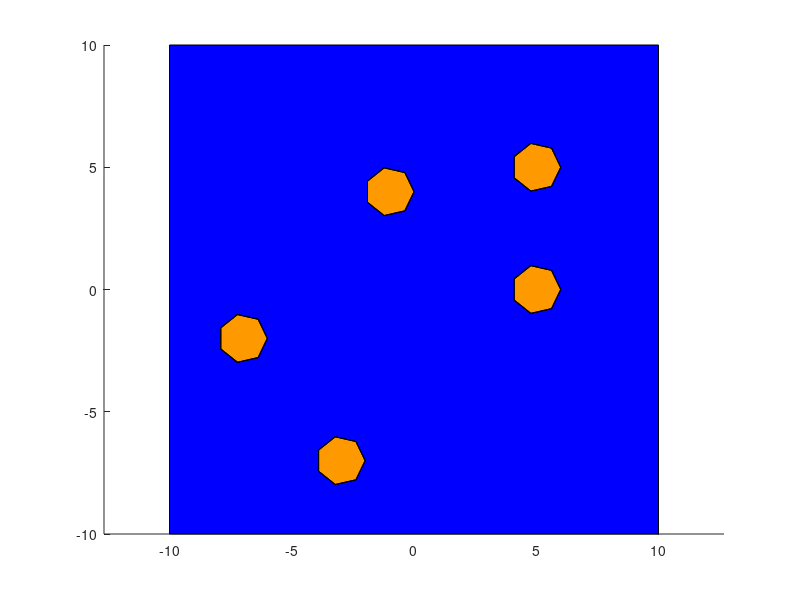

The MATLAB script that drew this image:
% testing to see if I can get some 3-D graphics working
close all

n = 8;
t = linspace(0,2*pi,n)';

octocenters = [-7 -2; 5 5; -1 4; 5 0; -3 -7];
ocs = octocenters;
[num_octos, ~] = size(octocenters);

% 16 for 2 octogons worth of vertices, 3 for 3-D space
all_vertices = zeros(16,3,num_octos);
for j = 1:num_octos
    verticesbottom = cat(2,cos(t)+ocs(j,1),sin(t)+ocs(j,2),zeros(n,1));
    verticestop = cat(2,cos(t)+ocs(j,1),sin(t)+ocs(j,2),ones(n,1));
    all_vertices(:,:,j) = cat(1,verticesbottom,verticestop);
end

top_bottom_faces = [1 2 3 4 5 6 7 8; 9 10 11 12 13 14 15 16];
% we have to repeat redundant coordinates to make faces a matrix
side_faces = ...
    [1 2 10 9 1 1 1 1;
     2 3 11 10 2 2 2 2;
     3 4 12 11 3 3 3 3;
     4 5 13 12 4 4 4 4;
     5 6 14 13 5 5 5 5;
     6 7 15 14 6 6 6 6;
     7 8 16 15 7 7 7 7;
     8 1 9 16 8 8 8 8];
faces = cat(1,top_bottom_faces,side_faces);
[num_faces, ~] = size(faces);

hold on
axis equal

% draw the ground
patch('Vertices',[10 10 0; 10 -10 0; -10 -10 0; -10 10 0], ...
    'Faces',[1 2 3 4],'FaceColor','b');

% draw the octos
for j = 1:num_octos
    patch('Vertices',all_vertices(:,:,j),'Faces',faces,...
        'FaceVertexCData',hsv(num_faces),'FaceColor','flat')
end






  

